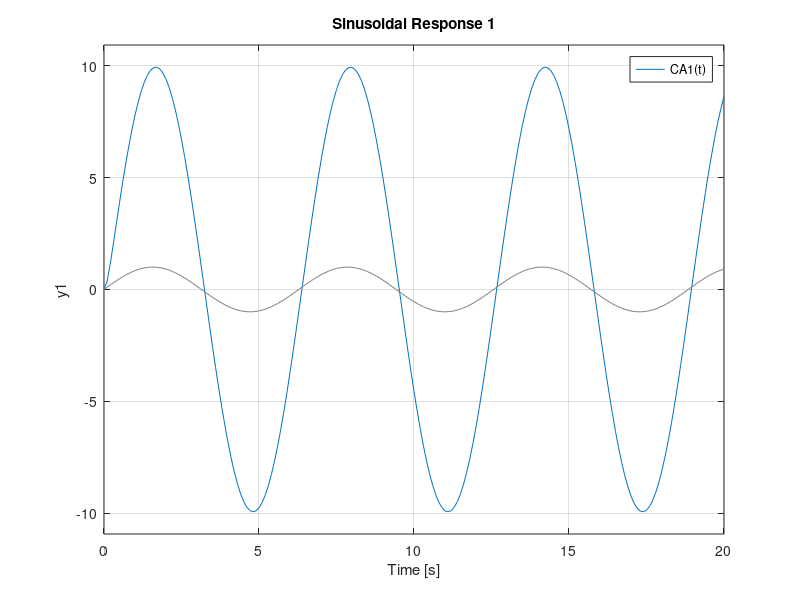
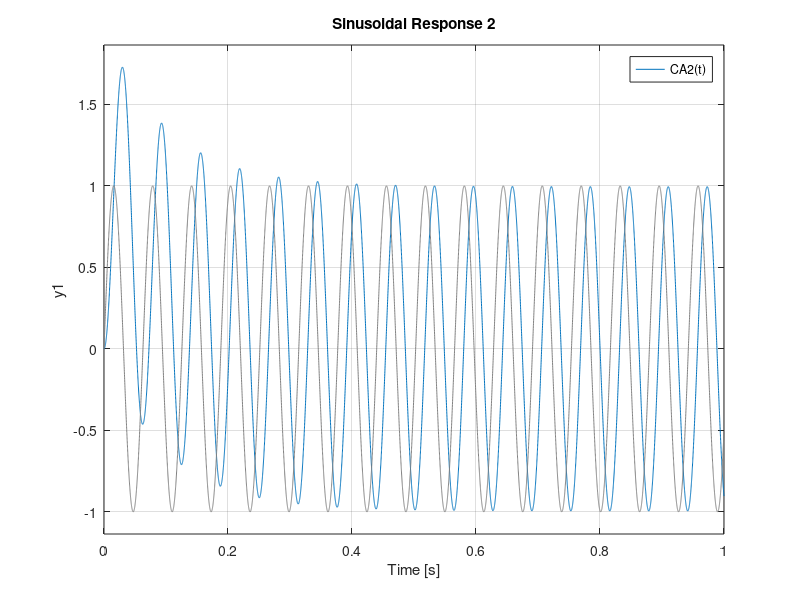
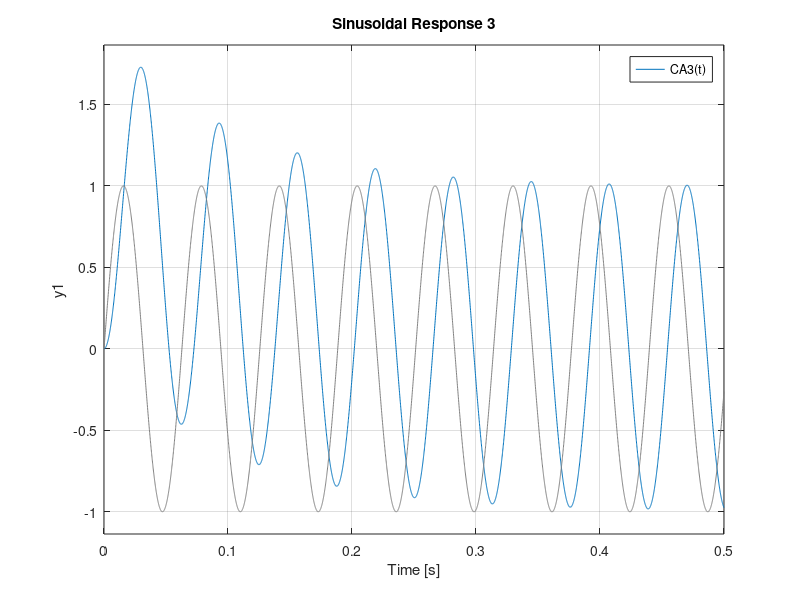

MATLAB code for these plots, in order:
% Control Theory
% 19/06/2020
% Nico Antonelli

% --- Frecuency Response ---


% Time Examples
t1 = [0:0.1:20];
t2 = [0:0.0001:1];
t3 = [0:0.0001:0.5];

% Sinusoidal Function Examples
x1 = 1 * sin(t1);
x2 = 1 * sin(100 * t2);
x3 = 1 * sin(100 * t3);

% TF Definition
num =[100];
den = [1, 10];
GA = tf(num, den);

% Response Example 1
lsim(GA, x1, t1); % lsim: For a non-default MatLab input (like Sin)
title('Sinusoidal Response 1');
legend('CA1(t)');

% Response Example 2
figure(2);
lsim(GA, x2, t2);
title('Sinusoidal Response 2');
legend('CA2(t)');

% Response Example 3
figure(3);
lsim(GA, x3, t3);
title('Sinusoidal Response 3');
legend('CA3(t)');
